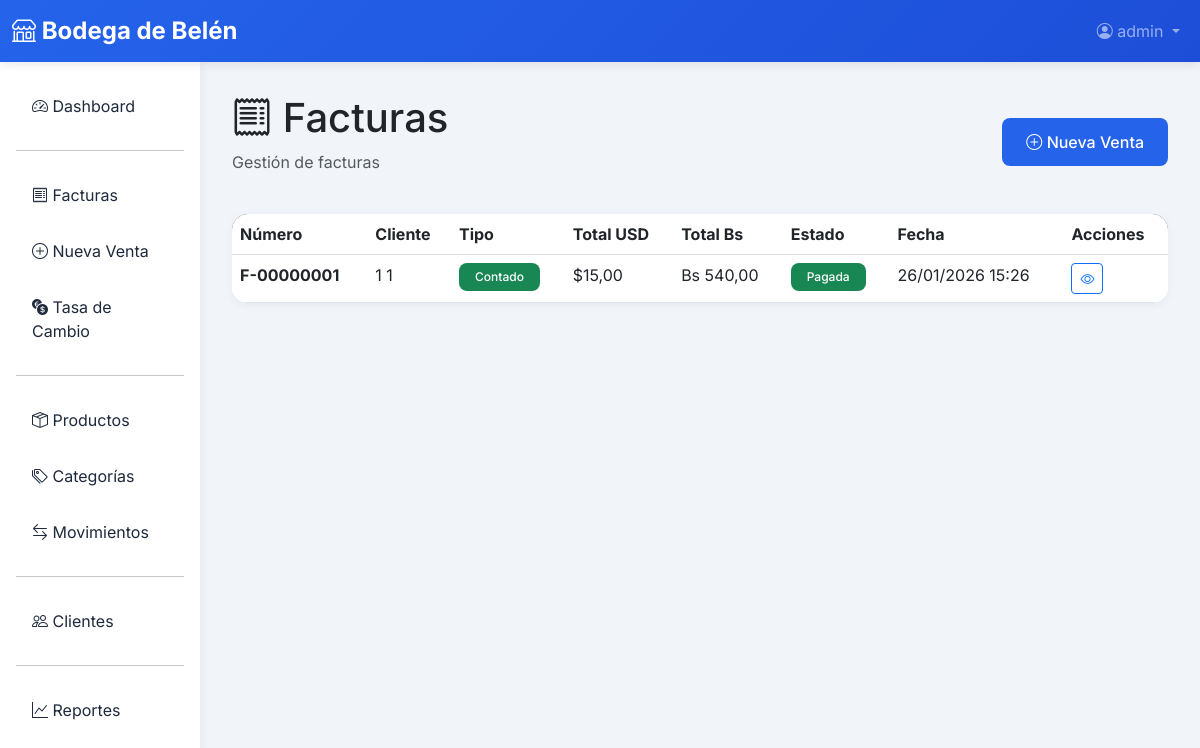
The app's page /ventas/facturas/ with its own data.
### ventas/models.py (models this page shows, shortened)
class Factura(models.Model):
    ESTADO_CHOICES = [
        ('PENDIENTE', 'Pendiente'),
        ('PARCIAL', 'Pago Parcial'),
        ('PAGADA', 'Pagada'),
        ('ANULADA', 'Anulada'),
    ]
    TIPO_VENTA_CHOICES = [
        ('CONTADO', 'Contado'),
        ('CREDITO', 'Crédito'),
    ]
    numero = models.CharField(max_length=20, unique=True, editable=False)
    cliente = models.ForeignKey(Cliente, on_delete=models.PROTECT, related_name='facturas')
    tipo_venta = models.CharField(max_length=10, choices=TIPO_VENTA_CHOICES, default='CONTADO')
    subtotal_usd = models.DecimalField(max_digits=10, decimal_places=2, default=Decimal('0.00'))
    descuento_usd = models.DecimalField(max_digits=10, decimal_places=2, default=Decimal('0.00'))
    total_usd = models.DecimalField(max_digits=10, decimal_places=2, default=Decimal('0.00'))
    tasa_cambio = models.DecimalField(max_digits=12, decimal_places=2)
    estado = models.CharField(max_length=10, choices=ESTADO_CHOICES, default='PENDIENTE')
    vendedor = models.ForeignKey('auth.User', on_delete=models.SET_NULL, null=True)
    fecha = models.DateTimeField(auto_now_add=True)
    updated_at = models.DateTimeField(auto_now=True)
    notas = models.TextField(blank=True)
    class Meta:
        verbose_name = 'Factura'
        verbose_name_plural = 'Facturas'
        ordering = ['-fecha']
        indexes = [
            models.Index(fields=['numero']),
            models.Index(fields=['-fecha']),
            models.Index(fields=['estado']),
        ]
    @property
    def total_bs(self):
        return self.total_usd * self.tasa_cambio

### clientes/models.py (models this page shows, shortened)
class Cliente(models.Model):
    TIPO_DOCUMENTO_CHOICES = [
        ('V', 'V - Venezolano'),
        ('E', 'E - Extranjero'),
        ('J', 'J - Jurídico'),
        ('G', 'G - Gubernamental'),
    ]
    tipo_documento = models.CharField(max_length=1, choices=TIPO_DOCUMENTO_CHOICES, default='V')
    numero_documento = models.CharField(max_length=20, unique=True)
    nombre = models.CharField(max_length=200)
    apellido = models.CharField(max_length=200, blank=True)
    telefono = models.CharField(max_length=20, blank=True)
    email = models.EmailField(blank=True)
    direccion = models.TextField(blank=True)
    tiene_credito = models.BooleanField(default=False, help_text='¿El cliente puede comprar a crédito?')
    limite_credito_usd = models.DecimalField(
        max_digits=10,
        decimal_places=2,
        default=Decimal('0.00'),
        validators=[MinValueValidator(Decimal('0.00'))],
        help_text='Límite de crédito en USD'
    )
    activo = models.BooleanField(default=True)
    created_at = models.DateTimeField(auto_now_add=True)
    updated_at = models.DateTimeField(auto_now=True)
    class Meta:
        verbose_name = 'Cliente'
        verbose_name_plural = 'Clientes'
        ordering = ['nombre', 'apellido']
        indexes = [
            models.Index(fields=['numero_documento']),
            models.Index(fields=['nombre']),
        ]
    @property
    def nombre_completo(self):
        if self.apellido:
            return f"{self.nombre} {self.apellido}"
        return self.nombre

### ventas/views.py (the view)
# urls.py: path('facturas/', views.factura_list, name='factura_list'),
@login_required
def factura_list(request):
    facturas = Factura.objects.all()
    estado = request.GET.get('estado')
    cliente_id = request.GET.get('cliente')
    fecha_desde = request.GET.get('fecha_desde')
    fecha_hasta = request.GET.get('fecha_hasta')
    if estado:
        facturas = facturas.filter(estado=estado)
    if cliente_id:
        facturas = facturas.filter(cliente_id=cliente_id)
    if fecha_desde:
        facturas = facturas.filter(fecha__gte=fecha_desde)
    if fecha_hasta:
        facturas = facturas.filter(fecha__lte=fecha_hasta)
    clientes = Cliente.objects.filter(activo=True)
    context = {
        'facturas': facturas,
        'clientes': clientes,
        'estado_seleccionado': estado,
        'cliente_seleccionado': cliente_id,
    }
    return render(request, 'ventas/factura_list.html', context)

### templates/ventas/factura_list.html (shortened to what this page needs)
{% extends 'base.html' %}
{% block content %}
<div class="mb-4">
    <div class="d-flex justify-content-between align-items-center">
        <div>
            <h1 class="mb-2"><i class="bi bi-receipt"></i> Facturas</h1>
            <p class="text-muted">Gestión de facturas</p>
        </div>
        <a href="{% url 'ventas:factura_create' %}" class="btn btn-primary">
            <i class="bi bi-plus-circle"></i> Nueva Venta
        </a>
    </div>
</div>
<div class="card">
    <div class="card-body p-0">
        <div class="table-responsive">
            <table class="table table-hover mb-0">
                <thead>
                    <tr>
                        <th>Número</th>
                        <th>Cliente</th>
                        <th>Tipo</th>
                        <th>Total USD</th>
                        <th>Total Bs</th>
                        <th>Estado</th>
                        <th>Fecha</th>
                        <th>Acciones</th>
                    </tr>
                </thead>
                <tbody>
                    {% for factura in facturas %}
                    <tr>
                        <td><strong>{{ factura.numero }}</strong></td>
                        <td>{{ factura.cliente.nombre_completo }}</td>
                        <td>
                            {% if factura.tipo_venta == 'CONTADO' %}
                            <span class="badge bg-success">Contado</span>
                            {% else %}
                            <span class="badge bg-warning">Crédito</span>
                            {% endif %}
                        </td>
                        <td>${{ factura.total_usd|floatformat:2 }}</td>
                        <td>Bs {{ factura.total_bs|floatformat:2 }}</td>
                        <td>
                            {% if factura.estado == 'PAGADA' %}
                            <span class="badge bg-success">Pagada</span>
                            {% elif factura.estado == 'PARCIAL' %}
                            <span class="badge bg-warning">Parcial</span>
                            {% elif factura.estado == 'PENDIENTE' %}
                            <span class="badge bg-danger">Pendiente</span>
                            {% else %}
                            <span class="badge bg-secondary">Anulada</span>
                            {% endif %}
                        </td>
                        <td>{{ factura.fecha|date:"d/m/Y H:i" }}</td>
                        <td>
                            <a href="{% url 'ventas:factura_detail' factura.pk %}"
                                class="btn btn-sm btn-outline-primary">
                                <i class="bi bi-eye"></i>
                            </a>
                        </td>
                    </tr>
                    {% endfor %}
                </tbody>
            </table>
        </div>
    </div>
</div>
{% endblock %}

### templates/base.html (shortened to what this page needs)
<!DOCTYPE html>
<html lang="es">
<head>
    <link href="https://cdn.jsdelivr.net/npm/bootstrap@5.3.0/dist/css/bootstrap.min.css" rel="stylesheet">
    <link rel="stylesheet" href="https://cdn.jsdelivr.net/npm/bootstrap-icons@1.11.0/font/bootstrap-icons.css">
</head>
<body>
    <nav class="navbar navbar-expand-lg navbar-dark">
        <div class="container-fluid">
            <a class="navbar-brand" href="{% url 'ventas:dashboard' %}">
                <i class="bi bi-shop"></i> Bodega de Belén
            </a>
            <div class="collapse navbar-collapse" id="navbarNav">
                <ul class="navbar-nav ms-auto">
                    {% if user.is_authenticated %}
                    <li class="nav-item dropdown">
                        <a class="nav-link dropdown-toggle" href="#" id="userDropdown" role="button" data-bs-toggle="dropdown">
                            <i class="bi bi-person-circle"></i> {{ user.username }}
                        </a>
                    </li>
                    {% else %}
                    <li class="nav-item">
                        <a class="nav-link" href="{% url 'login' %}">Iniciar Sesión</a>
                    </li>
                    {% endif %}
                </ul>
            </div>
        </div>
    </nav>
    <div class="container-fluid">
        <div class="row">
            {% if user.is_authenticated %}
            <div class="col-md-3 col-lg-2 px-0 sidebar">
                <div class="p-3">
                    <nav class="nav flex-column">
                        <a class="nav-link" href="{% url 'ventas:dashboard' %}">
                            <i class="bi bi-speedometer2"></i> Dashboard
                        </a>
                        <hr>
                        <a class="nav-link" href="{% url 'ventas:factura_list' %}">
                            <i class="bi bi-receipt"></i> Facturas
                        </a>
                        <a class="nav-link" href="{% url 'ventas:factura_create' %}">
                            <i class="bi bi-plus-circle"></i> Nueva Venta
                        </a>
                        <a class="nav-link" href="{% url 'ventas:tasa_cambio_list' %}">
                            <i class="bi bi-currency-exchange"></i> Tasa de Cambio
                        </a>
                        <hr>
                        <a class="nav-link" href="{% url 'inventario:producto_list' %}">
                            <i class="bi bi-box-seam"></i> Productos
                        </a>
                        <a class="nav-link" href="{% url 'inventario:categoria_list' %}">
                            <i class="bi bi-tags"></i> Categorías
                        </a>
                        <a class="nav-link" href="{% url 'inventario:movimiento_list' %}">
                            <i class="bi bi-arrow-left-right"></i> Movimientos
                        </a>
                        <hr>
                        <a class="nav-link" href="{% url 'clientes:cliente_list' %}">
                            <i class="bi bi-people"></i> Clientes
                        </a>
                        <hr>
                        <a class="nav-link" href="{% url 'ventas:reportes' %}">
                            <i class="bi bi-graph-up"></i> Reportes
                        </a>
                    </nav>
                </div>
            </div>
            {% endif %}
            <div class="col-md-9 col-lg-10 content-area">
                {% block content %}{% endblock %}
            </div>
        </div>
    </div>
</body>
</html>

### templates/base.html (style rules this page uses)
:root { --primary-color: #2563eb; --secondary-color: #64748b; --success-color: #10b981; --danger-color: #ef4444; --warning-color: #f59e0b; --dark-color: #1e293b; --light-color: #f8fafc; }
body { font-family: 'Inter', sans-serif; background-color: #f1f5f9; }
.navbar { background: linear-gradient(135deg, var(--primary-color) 0%, #1d4ed8 100%); box-shadow: 0 2px 10px rgba(0,0,0,0.1); }
.navbar-brand { font-weight: 700; font-size: 1.5rem; }
.sidebar { min-height: calc(100vh - 56px); background: white; box-shadow: 2px 0 10px rgba(0,0,0,0.05); }
.sidebar .nav-link { color: var(--dark-color); padding: 0.75rem 1rem; border-radius: 0.5rem; margin: 0.25rem 0; transition: all 0.3s ease; }
.card { border: none; border-radius: 1rem; box-shadow: 0 2px 10px rgba(0,0,0,0.05); transition: transform 0.3s ease, box-shadow 0.3s ease; }
.btn-primary { background: var(--primary-color); border: none; border-radius: 0.5rem; padding: 0.75rem 1.5rem; font-weight: 500; transition: all 0.3s ease; }
.table { background: white; border-radius: 1rem; overflow: hidden; }
.table thead { background: var(--dark-color); color: white; }
.badge { padding: 0.5rem 1rem; border-radius: 0.5rem; font-weight: 500; }
.content-area { padding: 2rem; }

### records on screen
Factura: numero "F-00000001", cliente.nombre_completo "1 1", tipo_venta "Contado", total_usd "15,00", total_bs "540,00", estado "Pagada", fecha "26/01/2026 15:26"

### other values on screen
{{ user.username }} "admin"
